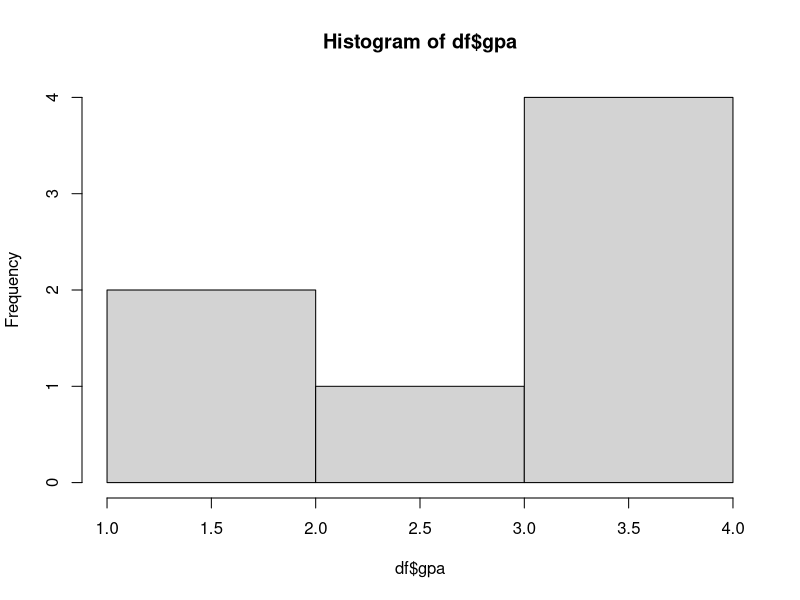
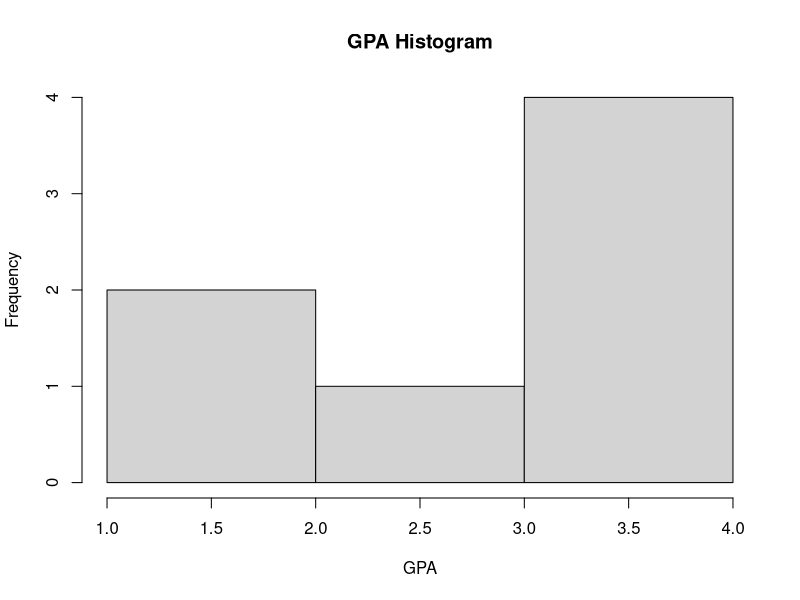
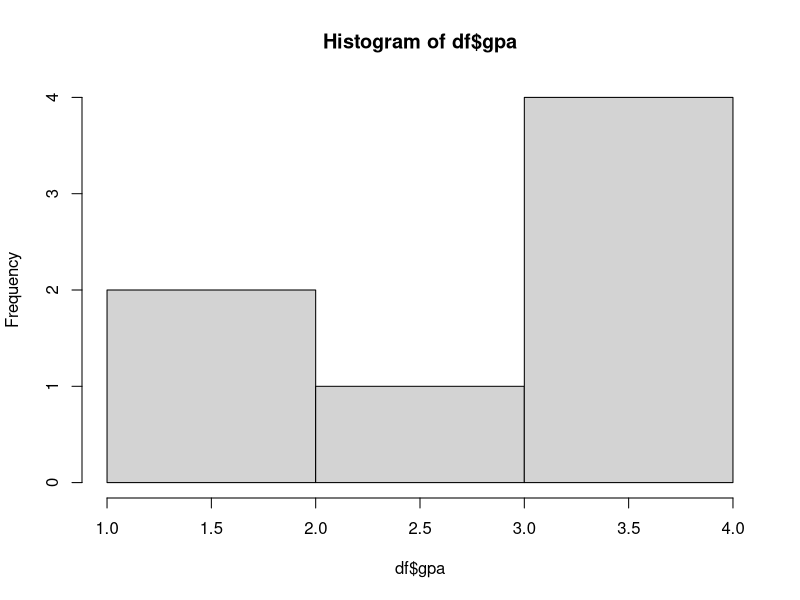
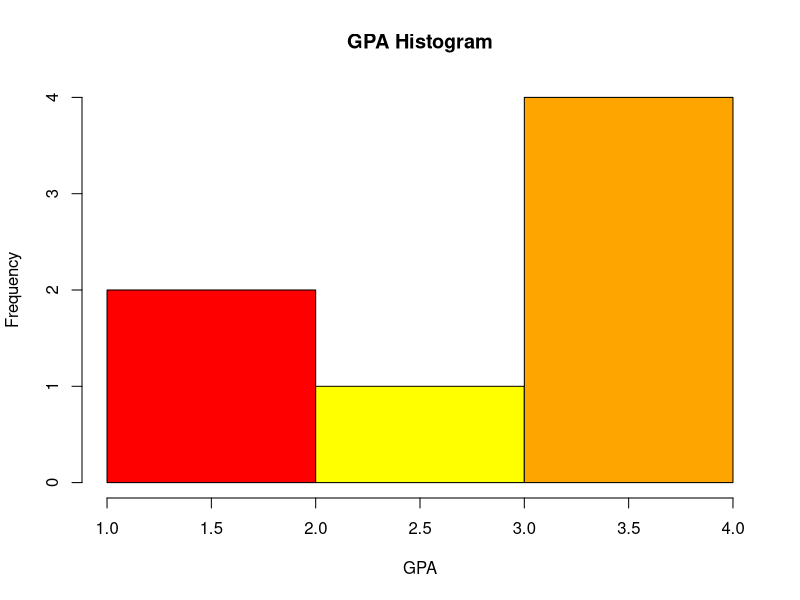

Generate these figures, in order, with R:
# CS422 Data Mining
# Vijay K. Gurbani, Ph.D.
# Illinois Institute of Technology

# Make sure you know the basic collections in R:
# Mandatory to know:
# - Vectors
# - Lists
# - Data frames
# Optional (not used in class, but useful to know):
# - Containers (https://cran.r-project.org/web/packages/container/)
# - Collections (https://cran.r-project.org/web/packages/collections/index.html)

library(dplyr)

setwd("/home/vkg/IIT/CS422/lectures/lecture-1")

# Variables in R
a <- 1
b <- 1.0
c <- "Hello"
d <- "World"

# There is a difference between <- and =.  Both are assignment operators,
# but <- is used to assign values to variables and = is used to assign
# values to function parameters.
# Writing output
cat("Hello World")
str <- paste("Hello World")
cat(str)

# Or...
str <- paste(c, d, sep="+")
cat(str)

# Or ...
cat(paste(c, d))

# A gentle introduction to R through three main collections: vectors, lists
# and data frames.

# VECTORS
# Normal vectors of multiple types
s <- c("hello", "world")
i <- c(1,2,3)
n <- c(1.0, 2.1, 11.1)
b <- c(TRUE,FALSE,TRUE,TRUE)

# You can access individual elements using s[1], i[2], etc.
# You can access multipe elements using b[1:3]

# You can do vectorized calculations, such as i+3 

# Named elements in a vector
named <- c(name="Vijay", mode="Instructor", students=73)

# Access using indices or names
named[1]
named['name']

# LISTS

l <- list(1, 'a', "hello", strings=s, booleans=b)
l
l[1]
l['strings']
length(l)

# Note the difference between l[4] and l[[4]] (or l['strings'] and 
# l[['strings]])
l[4]
l[[4]]
l['strings']
l[['strings']]

# And functions
intro <- function(){
  a <- toString("Hello, my name is Vijay\n")
  a
}

intro2 <- function(name, student){
  if (student == "y")  {
      status <- "I am a student"  
  }
  else {
    status <- "I am not a student"
  }
  list(name=name, status=status)
}


# DATA FRAMES
# Data Frames: An important concept in R.
df <- read.csv("student.csv", sep=";", header=T)
# Or read.csv("/home/vkg/IIT/CS422/lectures/lecture-1/student.csv", ...)
df

# class() is an important function; it tells you what is the type of
# object you are dealing with.
class(df)

# str() is another important function.  It shows you the structure of the
# R object.  For example, note the output of the following commands:
str(df)
df$name
summary(df$gpa)

# Note the difference between df[1] and df[1,] (also see df[1:2,])
# You can add/remove rows and columns to/from a data frame.  I will
# let you experiment with this.

# Introduce the pipe from package magrittr
# (https://magrittr.tidyverse.org/reference/pipe.html)
df %>% head
df %>% head(2) # Versus head(df, 2)

# Some interesting things you can do with data frames:
# Count the number of B's in the dataframe
sum(df$grade == "B")

# Which observations have a GPA > 2.00?
gpa.ge.2 <- filter(df, gpa > 2.00)
# or
gpa.ge.2 <- df %>% filter(gpa > 2.00)

# Sometimes, you will find that you need indices for selected 
# observations... 
indx <- which(df$gpa > 2.00)

# Select the name and ID of all the students who had a B with a GPA of at
# least 3.50.
students <- select(filter(df, gpa >= 3.50 & grade == "B"), c("name", "id"))

# Plot: simple histogram
plot(hist(df$gpa), main="GPA Histogram", xlab="GPA")

# Add color!
colors <- c("red", "yellow", "orange")
plot(hist(df$gpa), main="GPA Histogram", xlab="GPA", col=colors)

# You can easily manipulate data frames.  Let's say you want to add a column
# that contains status (i.e., freshman, junior, ...)
df$year <- c("Freshman", "Junior", "Senior", "Sophomore", "Junior",
             "Freshman", "Senior")

# ... If you want to take the column out ...
df$year <- NULL

# ... If you want to add a new row...
df <- rbind(df, data.frame(name="Jane Doe", id=75411, gpa=3.65, grade="B"))

# ... If you want to remove the row...
df <- df[-8, ]
